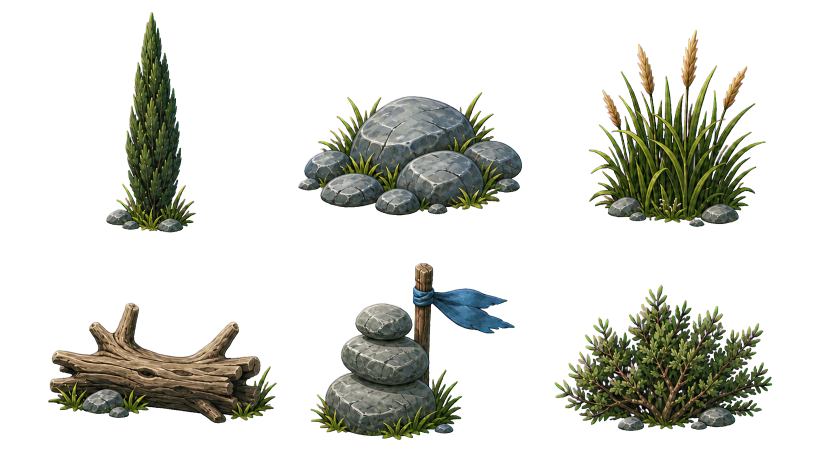
#> input picture art/source/eastern_plains_props_alpha.png, 1672 x 941 px (shown at 1/2 size)
$ python -i package_canonical_entities.py   (imports and definitions only)
#> lines starting #> are read from the running program, lines starting #| are printed output that depends on the picture; after the words box and inside, x2 and y2 are one past the last pixel; in counts of white or black regions, pixels touching at a corner belong together
#!/usr/bin/env python3
"""Package canonical entity cutouts and build visual-review sheets."""

from __future__ import annotations

import json
from pathlib import Path

from PIL import Image, ImageDraw, ImageFont


ROOT = Path(__file__).resolve().parents[2]
MANIFEST = ROOT / "assets" / "manifest.json"
SOURCE = ROOT / "art" / "source" / "canonical_entities"
DESTINATION = ROOT / "assets" / "entities"
REVIEW = ROOT / "art" / "review"

CANVAS = 1024
CONTENT_WIDTH = 900
CONTENT_HEIGHT = 840
BASELINE = 900
ALPHA_THRESHOLD = 8

CLASSIFICATION_TITLES = {
    "supporting_people": "Supporting Peoples",
    "cultural_order": "Cultural Order",
    "legendary_beast": "Legendary Beast",
    "ambient_creature": "Ambient Creatures",
    "dangerous_creature": "Dangerous Creatures",
    "supernatural_manifestation": "Supernatural Manifestations",
}


def load_font(size: int, bold: bool = False):
#> called with size = 34, bold = True
    names = (
        ("C:/Windows/Fonts/seguisb.ttf", "C:/Windows/Fonts/segoeui.ttf")
        if bold
        else ("C:/Windows/Fonts/segoeui.ttf", "C:/Windows/Fonts/arial.ttf")
    )
    for name in names:
        if Path(name).exists():
            return ImageFont.truetype(name, size)
    return ImageFont.load_default()


FONT_TITLE = load_font(34, bold=True)
FONT_LABEL = load_font(18, bold=True)
FONT_META = load_font(14)
#> further down, picture is the input picture: PIL image 1672x941 RGBA; mean R, G, B, A 20.2, 21.2, 15.3, 57.8


def content_box(image: Image.Image) -> tuple[int, int, int, int]:
    alpha = image.getchannel("A").point(
        lambda value: 255 if value > ALPHA_THRESHOLD else 0
    )
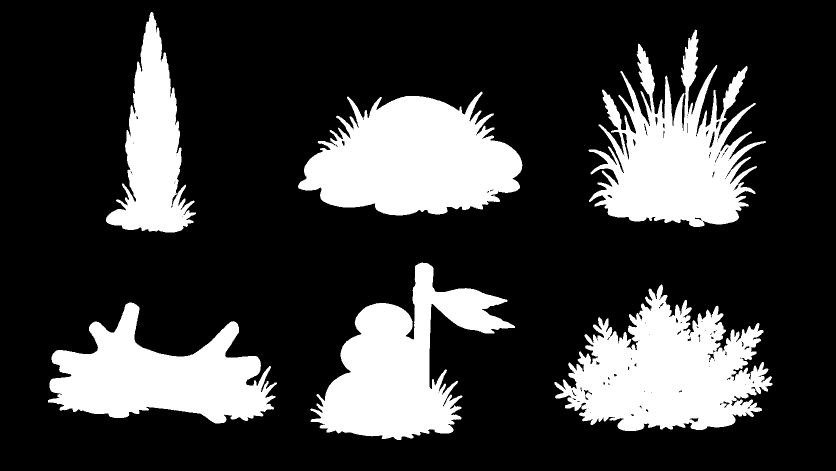
#> alpha: PIL image 1672x941 L (shown at 1/2 size); 23.8% white; 8 white regions (2 under 20 px), largest, box (x1, y1, x2, y2) and area: (596, 183, 1045, 431) 74874, (1109, 569, 1545, 862) 73482, (1177, 59, 1532, 454) 65872, (620, 525, 1030, 880) 63838, (96, 605, 554, 847) 58966, (212, 24, 392, 465) 37389
    box = alpha.getbbox()
#> box = (96, 24, 1545, 880)
    if box is None:
        raise ValueError("source is fully transparent")
    return box


def package(source: Image.Image) -> Image.Image:
    crop = source.crop(content_box(source))
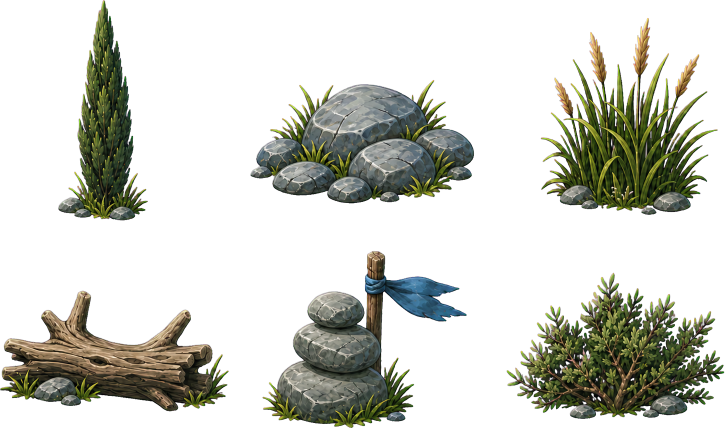
#> crop: PIL image 1449x856 RGBA (shown at 1/2 size); mean R, G, B, A 25.6, 26.9, 19.4, 73.3; transparent parts drawn white
    scale = min(CONTENT_WIDTH / crop.width, CONTENT_HEIGHT / crop.height, 1.0)
#> scale = 0.621
    size = (max(1, round(crop.width * scale)), max(1, round(crop.height * scale)))
#> size = (900, 532)
    resized = crop.resize(size, Image.Resampling.LANCZOS)
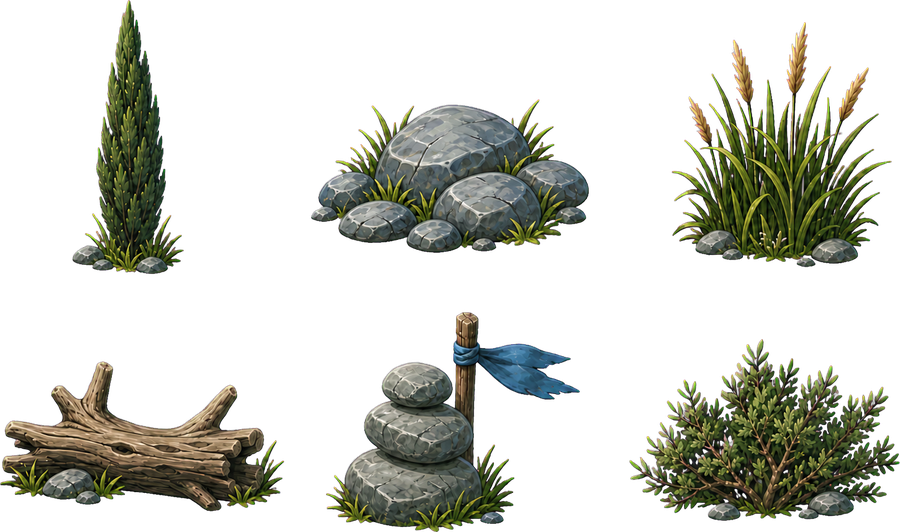
#> resized: PIL image 900x532 RGBA; mean R, G, B, A 27.6, 28.6, 21, 73.3; transparent parts drawn white

    output = Image.new("RGBA", (CANVAS, CANVAS), (0, 0, 0, 0))
#> output: PIL image 1024x1024 RGBA; every value is 0
    x = (CANVAS - resized.width) // 2
#> x = 62
    y = min((CANVAS - resized.height) // 2, BASELINE - resized.height)
#> y = 246
    output.alpha_composite(resized, (x, y))
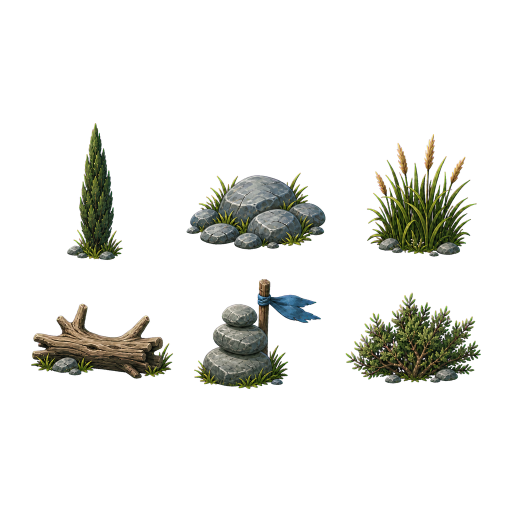
#> output: PIL image 1024x1024 RGBA (shown at 1/2 size); mean R, G, B, A 12.6, 13.1, 9.6, 33.5; transparent parts drawn white
    return output


# [89 lines left out: functions checker, review_sheet, main, not called in this run]


# [2 lines not run here, left out]

>>> from PIL import Image
>>> picture = Image.open('eastern_plains_props_alpha.png')
>>> result = package(picture)

$ run again, on art/source/skullwater_cave_props_alpha.png
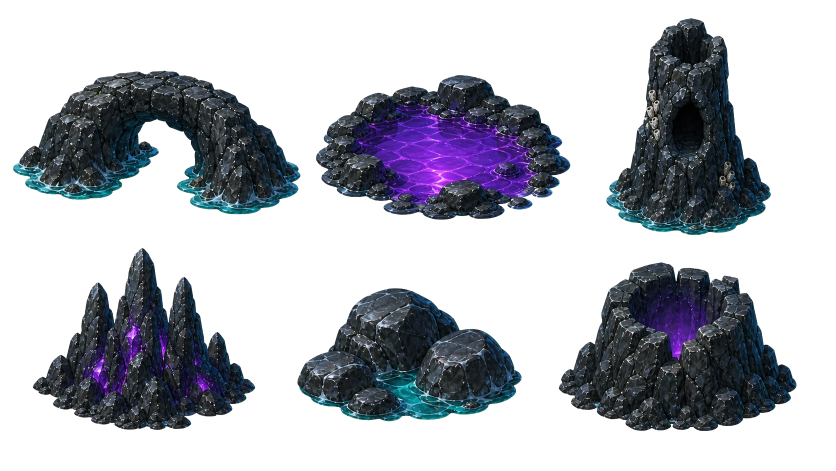
#> input picture art/source/skullwater_cave_props_alpha.png, 1672 x 941 px (shown at 1/2 size)
#> picture is the input picture: PIL image 1672x941 RGBA; mean R, G, B, A 16.4, 18.4, 25.4, 90.4
#> in content_box, `alpha = image.getchannel("A").point( lambda value: 255 if value > ALPH..`:
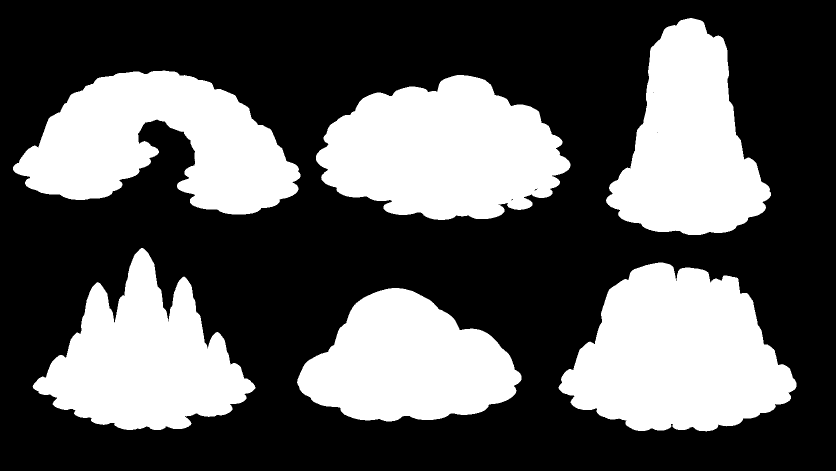
#> alpha: PIL image 1672x941 L (shown at 1/2 size); 35.8% white; 6 white regions, box (x1, y1, x2, y2) and area: (1117, 525, 1593, 863) 109504, (632, 150, 1141, 440) 103833, (26, 141, 601, 429) 97700, (65, 496, 511, 860) 86587, (1212, 36, 1542, 470) 85653, (594, 576, 1043, 843) 79697
#> box = (26, 36, 1593, 863)
#> in package, `output.alpha_composite(resized, (x, y))`:
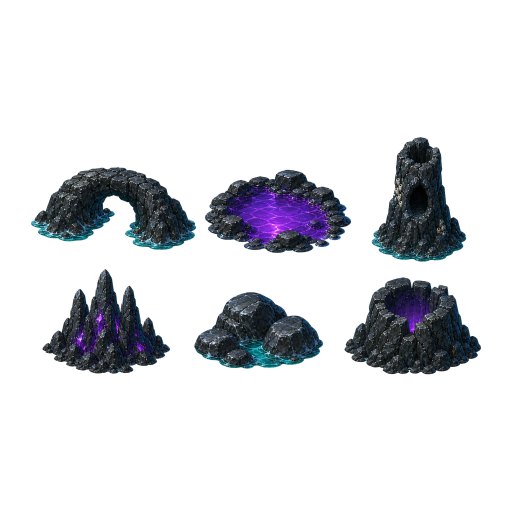
#> output: PIL image 1024x1024 RGBA (shown at 1/2 size); mean R, G, B, A 8.4, 9.6, 13, 44.7; transparent parts drawn white

$ run again, on art/source/stone_crossing_props_alpha.png
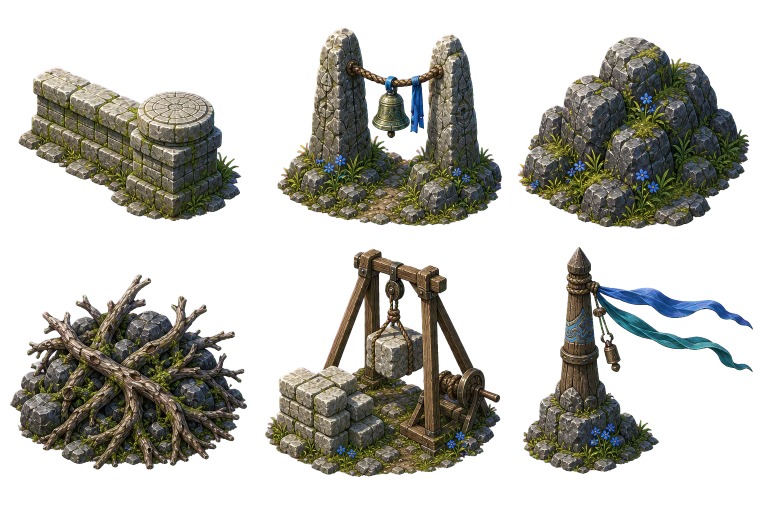
#> input picture art/source/stone_crossing_props_alpha.png, 1536 x 1024 px (shown at 1/2 size)
#> picture is the input picture: PIL image 1536x1024 RGBA; mean R, G, B, A 34.5, 34, 27.8, 98.4
#> in content_box, `alpha = image.getchannel("A").point( lambda value: 255 if value > ALPH..`:
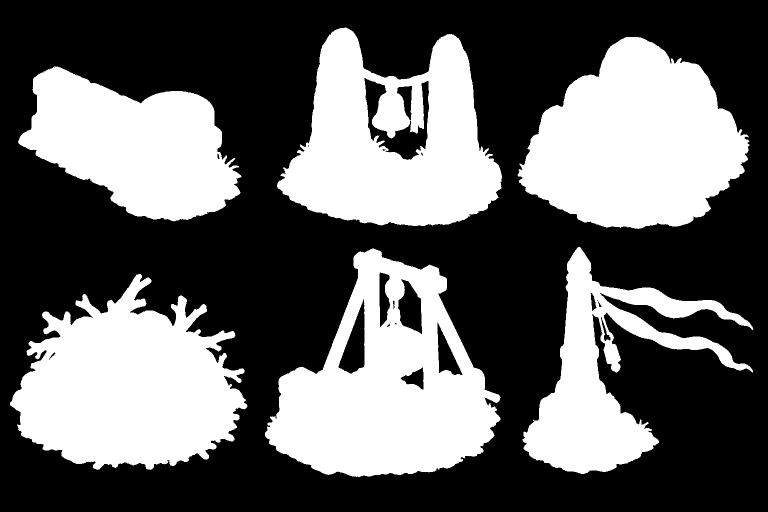
#> alpha: PIL image 1536x1024 L (shown at 1/2 size); 39.4% white; 6 white regions, box (x1, y1, x2, y2) and area: (530, 497, 1001, 954) 120026, (1035, 74, 1499, 458) 119103, (20, 548, 495, 940) 118518, (554, 55, 1004, 452) 109437, (36, 133, 483, 443) 84996, (1045, 494, 1507, 948) 67460
#> box = (20, 55, 1507, 954)
#> in package, `output.alpha_composite(resized, (x, y))`:
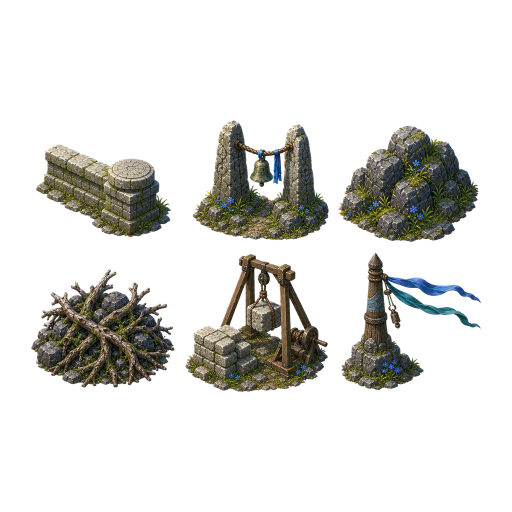
#> output: PIL image 1024x1024 RGBA (shown at 1/2 size); mean R, G, B, A 19.8, 19.4, 16.1, 54.1; transparent parts drawn white

$ run again, on art/source/sunward_fields_props_alpha.png
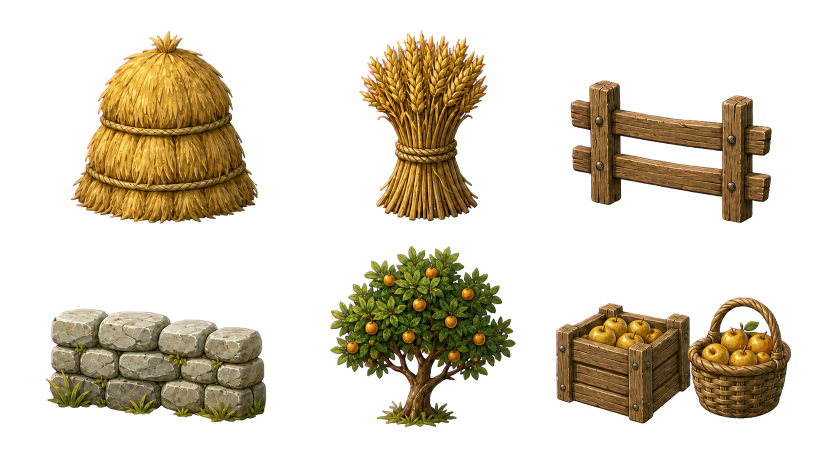
#> input picture art/source/sunward_fields_props_alpha.png, 1672 x 941 px (shown at 1/2 size)
#> picture is the input picture: PIL image 1672x941 RGBA; mean R, G, B, A 37.4, 29.6, 14, 72.7
#> in content_box, `alpha = image.getchannel("A").point( lambda value: 255 if value > ALPH..`:
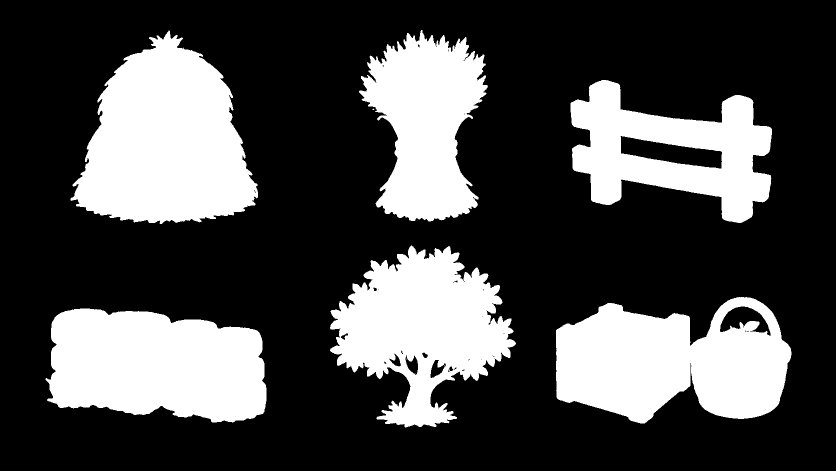
#> alpha: PIL image 1672x941 L (shown at 1/2 size); 29.2% white; 11 white regions (5 under 20 px), largest, box (x1, y1, x2, y2) and area: (141, 61, 516, 448) 95945, (1112, 594, 1583, 847) 83727, (91, 617, 533, 845) 81364, (660, 491, 1032, 855) 76179, (718, 60, 976, 443) 61912, (1141, 160, 1544, 446) 60117
#> box = (91, 60, 1583, 855)
#> in package, `output.alpha_composite(resized, (x, y))`:
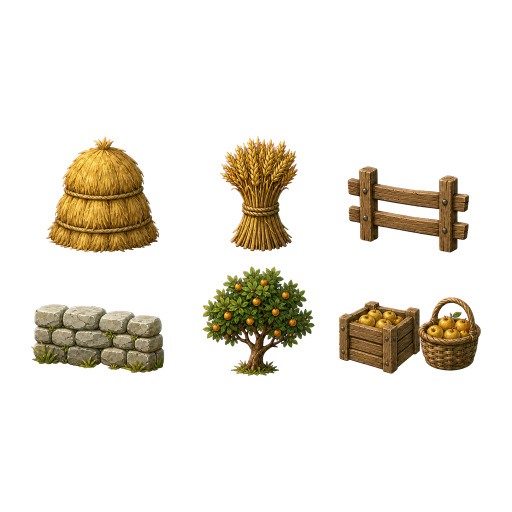
#> output: PIL image 1024x1024 RGBA (shown at 1/2 size); mean R, G, B, A 21.2, 16.7, 8.1, 39.7; transparent parts drawn white
